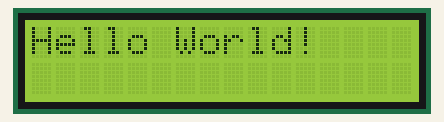
Simulated run of this sketch. Board: Arduino Uno, built with avr-gcc and run on an emulated ATmega328P. On the bench: 16×2 character LCD.

Above: at 0.1 s.
At 1.1 s:
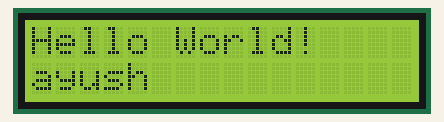

The sketch:

interfacing_lcd.ino
```cpp
/////////////////////////////////
// Generated with a lot of love//
// with TUNIOT FOR ESP8266     //
// Website: Easycoding.tn      //
/////////////////////////////////
#include <Wire.h>
#include <LiquidCrystal_I2C.h>

LiquidCrystal_I2C lcd(0x3F,16,2);

void setup()
{
  lcd.begin();

  lcd.print("Hello World!");
  delay(1000);
  lcd.setCursor(0, 1);
  lcd.print("ayush");

}


void loop()
{


}
```
